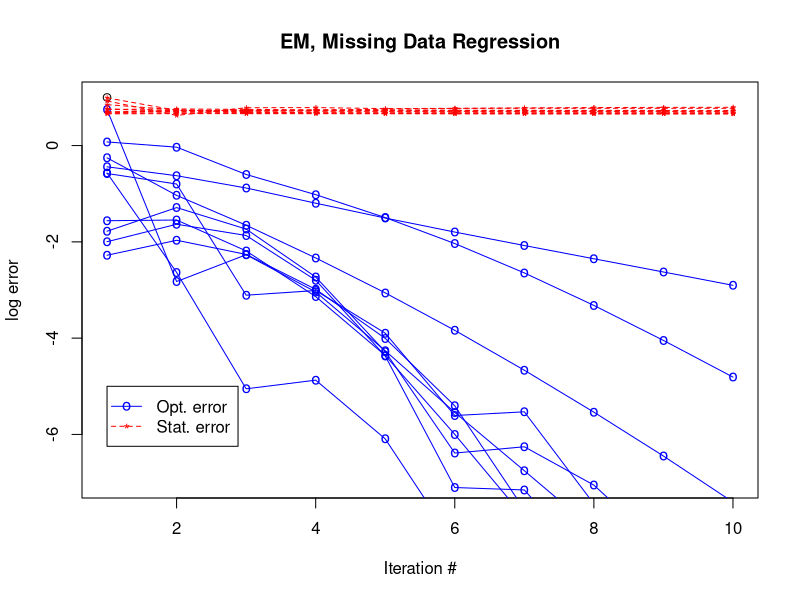

Here is the R script that generated this plot: (Note: a time limit stopped this script after it produced the figure.)

## function to run 10 times for a given theta.opt and sigma and given algorithm
r1 = function(c,sigma,datafunc,algofunc){
  data = datafunc(c,sigma)
  theta.opt = data$theta
  theta0=c()
  ## based on Fig3, the theta.opt_i - sqrt(c/10)<=theta0_i<=theta.opt_i + sqrt(c/10)
  dif = runif(1,c*sqrt(1/10)-0.5,c*sqrt(1/10)-0.5)
  for(i in 1:length(theta.opt)){
    p = sample(c(1,-1),1)
    value = theta.opt[i] + p*dif
    theta0 = append(theta0, value)
  } 
  norm(theta.opt,'2')
  norm(theta0,'2')
  norm((theta.opt-theta0),'2')
  # call the function
  mod=algofunc(data,theta0,sigma)
  theta.t = mod$theta.t
  theta.hat = mod$theta.hat
  end = length(theta.t)
  
  print(end)
  err.opt = c()
  err.stat = c()
  for(i in 1:end){
    theta = theta.t[[i]]
    e1=log(norm(theta.hat-theta,'2'))
    e2=log(norm(theta.opt-theta,'2'))
    #print(e1)
    #print(e2)
    err.opt=c(err.opt, e1)
    err.stat=c(err.stat, e2)
  }
  return(list(err.opt=err.opt,err.stat=err.stat))
}



## Linear Regression with Missing Covariates

LRMCdata<-function(c,sigma){
  n = 1000;k=2;d=10;sigma2 =sigma^2;p = 0.2
  y = matrix(0,nrow=n, ncol=1)
  gauss = rnorm(d)
  length = norm(gauss,'2')
  c=c
  theta.opt=c*gauss/length
  #print(norm(theta.opt,'2'))
  theta = matrix(1:(k*d),nrow=k,byrow = T)
  theta[1,] = theta.opt
  theta[2,] = -theta.opt
  pi = c(1,1)/k
  Z = sample(1:k,n,prob=pi,replace = T)
  X = matrix(0,nrow=n,ncol=d)
  y = matrix(0,nrow=n, ncol=1)
  for(i in 1:n){
    xi = rnorm(d,mean=0,sd=1)
    mask = sample(c(NA,1), prob=c(p, 1-p), replace=TRUE, size=d)
    X[i,] = xi*mask
    vi = rnorm(1, mean=0,sd=1)
    y[i,] = sum(X[i,]*theta[Z[i],], na.rm = TRUE) +vi
  }
  return(list(X=X,y=y,theta=theta.opt))
}

## EM for LRMC
EMLRMC<-function(data,theta0,sigma0,alpha=0.01,eta=0.0001){
  X=data$X
  y=data$y
  sigma20=sigma0^2
  n = nrow(X); d = ncol(X)
  theta.t = list()
  repeat({
    first.term=0
    second.term=0
    for(i in 1:n){
      xi=X[i,]
      yi=y[i,]
      NAindex <-which(is.na(xi))
      numNA = length(NAindex)
      
      if(numNA>0)
      {
        NonNAindex <- which(!is.na(xi))
        xi.obs=xi[NonNAindex]
        xi.mis=xi[NAindex]
        theta0.obs=theta0[NonNAindex]
        theta0.mis=theta0[NAindex]
        z.obs=c(xi.obs,yi)
        U.theta=cbind(-theta0.mis%*%t(theta0.obs),theta0.mis)*1/(norm(theta0.mis,type="2")^2+sigma20)
        u=c(U.theta%*%z.obs,xi.obs)
        p1=matrix(1, numNA, numNA)
        p2=U.theta%*%z.obs%*%t(xi.obs)
        p3=xi.obs%*%t(z.obs)%*%t(U.theta)
        p4=xi.obs%*%t(xi.obs)
        #conditional second moment matrix
        csmm=rbind(cbind(p1,p2),cbind(p3,p4))
        second.term=second.term+yi*u
        first.term=first.term+csmm
      }
      else
      { 
        second.term=second.term+yi*xi #d*1 vector
        first.term=first.term+xi%*%t(xi) #d*d matrix
      }
      
    }
    theta=solve(first.term)%*%second.term
    err = norm(theta - theta0,"2")
    theta.t[[length(theta.t)+1]] = theta
    theta0=theta
    #print(err)
    if(err<eta)
      break
  })
  return(list(theta.hat=theta,theta.t=theta.t))
}



## First-Order-EM for LRMC

FEMLRMC<-function(data,theta0,sigma0,alpha=0.01,eta=0.0001){
  X=data$X
  y=data$y
  sigma20=sigma0^2
  n = nrow(X); d = ncol(X)
  theta.t = list()
  repeat({
    gradient=0
    for(i in 1:n){
      xi=X[i,]
      yi=y[i,]
      NAindex <-which(is.na(xi))
      numNA = length(NAindex)
      if(numNA>0)
      {
        NonNAindex <- which(!is.na(xi))
        xi.obs=xi[NonNAindex]
        xi.mis=xi[NAindex]
        theta0.obs=theta0[NonNAindex]
        theta0.mis=theta0[NAindex]
        z.obs=c(xi.obs,yi)
        U.theta=cbind(-theta0.mis%*%t(theta0.obs),theta0.mis)*1/(norm(theta0.mis,type="2")^2+sigma20)
        u=c(U.theta%*%z.obs,xi.obs)
        p1=matrix(1, numNA, numNA)
        p2=U.theta%*%z.obs%*%t(xi.obs)
        p3=xi.obs%*%t(z.obs)%*%t(U.theta)
        p4=xi.obs%*%t(xi.obs)
        #conditional second moment matrix
        csmm=rbind(cbind(p1,p2),cbind(p3,p4))
        gradient=gradient+yi*u-csmm%*%theta0
      }
      else
      {
        gradient=gradient+yi*xi-xi%*%t(xi)%*%theta0
      }
      
    }
    update=1/n*gradient
    theta=theta0+alpha*update
    err = norm(theta - theta0,"2")
    theta.t[[length(theta.t)+1]] = theta
    theta0=theta
    #print(err)
    if(err<eta)
      break
  })
  return(list(theta.hat=theta,theta.t=theta.t))
}


## Fig8(a)
rs = lapply(rep(2,10), function(c){
  sigma = 1
  out=r1(c,sigma,LRMCdata,EMLRMC)
})

end = 0
for(i in 1:10){
  err.opt=rs[[i]]$err.opt
  end_ = length(err.opt)
  end = max(end,end_)
}

end=10
x = seq(1:end-1)
plot(x,xlab="Iteration #", ylab="log error",ylim=c(-7,1),
     main='EM, Missing Data Regression')

for(i in 1:10){
  err.opt=rs[[i]]$err.opt
  err.stat=rs[[i]]$err.stat
  end = length(err.opt)-1
  end=10
  x = seq(1:end)
  points(x, err.opt[1:end], col="blue", pch="o")
  lines(x, err.opt[1:end], col="blue", lty=1)
  points(x, err.stat[1:end], col="red", pch="*")
  lines(x, err.stat[1:end], col="red", lty=2)
}
legend(1,-5,legend=c("Opt. error","Stat. error"), col=c("blue","red"),
       pch=c("o","*"),lty=c(1,2), ncol=1)


## Fig8(b)
rs = lapply(rep(2,10), function(c){
  sigma = 1
  out=r1(c,sigma,LRMCdata,FEMLRMC)
})

end = 0
for(i in 1:10){
  err.opt=rs[[i]]$err.opt
  end_ = length(err.opt)
  end = max(end,end_)
}

end=500
x = seq(1:end+1)
plot(x,xlab="Iteration #", ylab="log error",ylim=c(-7.5,1),
     main='First-order EM, Missing Data Regression',cex=0.3,lwd=0.3)

for(i in 1:10){
  err.opt=rs[[i]]$err.opt
  err.stat=rs[[i]]$err.stat
  end = length(err.opt)-1
  end =500
  x = seq(1:end)
  points(x, err.opt[1:end], col="blue", pch="o",cex=0.3,lwd=0.3)
  lines(x, err.opt[1:end], col="blue", lty=1, cex=0.3,lwd=0.3)
  points(x, err.stat[1:end], col="red", pch="*",cex=0.3,lwd=0.3)
  lines(x, err.stat[1:end], col="red", lty=2,cex=0.3,lwd=0.3)
}
legend(1,-5,legend=c("Opt. error","Stat. error"), col=c("blue","red"),
       pch=c("o","*"),lty=c(1,2), ncol=1)










## fig6 suplement for missing data covariates
end = 0
rss = list()
snrs = c(0.5,0.75,1,1.8,2.5)
repnum=10
for(i in snrs){
  rs = lapply(rep(i,repnum), function(i){
    sigma = 1
    out=r1(i,sigma,LRMCdata,EMLRMC)
  })
  for(j in 1:repnum){
    err.opt=rs[[j]]$err.opt
    end_ = length(err.opt)
    end = max(end,end_)
  } 
  rss[[length(rss)+1]]=rs
}


#end=100
x = seq(1:end+1)
plot(x,xlab="Iteration #", ylab="log error",ylim=c(-10,1),
     main='EM, Mixture of Missing Data Regression',cex=0.3,lwd=0.3)

colors=c('red','blue','green','black','cyan')
for(j in 1:length(snrs)){
  rs=rss[[j]]
  color=colors[j]
  for(i in 1:repnum){
    err.opt=rs[[i]]$err.opt
 #   end=100
    end = length(err.opt)-1
    x = seq(1:end)
    points(x, err.opt[1:end], col=color, pch="o",cex=1,lwd=1)
    lines(x, err.opt[1:end], col=color, lty=1, cex=1,lwd=1)
  }
}
legend(20,-2,legend=snrs, col=colors,
       pch=rep("o",5),lty=rep(1,5), ncol=1)



## fig6 suplement for missing data covariates
end = 0
rss = list()
snrs = c(0.5,0.75,1,1.8,2.5)
repnum=10
for(i in snrs){
  rs = lapply(rep(i,repnum), function(i){
    sigma = 1
    out=r1(i,sigma,LRMCdata,FEMLRMC)
  })
  for(j in 1:repnum){
    err.opt=rs[[j]]$err.opt
    end_ = length(err.opt)
    end = max(end,end_)
  } 
  rss[[length(rss)+1]]=rs
}

#end=100
x = seq(1:end+1)
plot(x,xlab="Iteration #", ylab="log error",ylim=c(-10,1),
     main='First-Order-EM, Mixture of Missing Data Regression',cex=0.3,lwd=0.3)

colors=c('red','blue','green','black','cyan')
for(j in 1:length(snrs)){
  rs=rss[[j]]
  color=colors[j]
  for(i in 1:repnum){
    err.opt=rs[[i]]$err.opt
    #   end=100
    end = length(err.opt)-1
    x = seq(1:end)
    points(x, err.opt[1:end], col=color, pch="o",cex=1,lwd=1)
    lines(x, err.opt[1:end], col=color, lty=1, cex=1,lwd=1)
  }
}
legend(90,-2,legend=snrs, col=colors,
       pch=rep("o",5),lty=rep(1,5), ncol=1)

## Figure3 
sigma=1
d=10
theta0 = matrix(runif(d),nrow=d,ncol=1)

rs3 = sapply(c(1,1.5,2,2.5,3,3.5,4), function(a){
  sigma=1
  data=LRMCdata(a,sigma)
  theta.opt=data$theta
  #print(theta.opt)
  mod=EMLRMC(data,theta0,sigma)
  theta=mod$theta
  r=norm(theta.opt-theta,'2')
  #print(norm(theta0-theta,'2'))
  print(r)
  r
})




## GMM Data Generation
GMMdata<-function(c,sigma){
  # c decide the norm of the theta.opt
  n = 1000;k=2;d=10;sigma2 = sigma^2;
  gauss = rnorm(d)
  length = norm(gauss,'2')
  c=c
  ## construct the theta star that length is c
  theta.opt=c*gauss/length
  
  theta = matrix(1:(k*d),nrow=k,byrow = T)
  theta[1,] = theta.opt
  theta[2,] = -theta.opt
  pi = c(1,1)/k
  Z = sample(1:k,n,prob=pi,replace = T)
  X = matrix(0,nrow=n,ncol=d)
  for(i in 1:n){
    X[i,] = rnorm(d,mean=theta[Z[i],],sd=sqrt(sigma2))
  }
  return(list(X=X,theta=theta.opt))
}


## EM-Algorithm for GMM
#X: the data matrix, n X d. n is the number of observations, d is the dimension of features.
#eta: the tolerance of difference of the theta values.  
EMGMM<-function(data,theta0,sigma0,alpha=0.01,eta=0.00001){
  X=data$X
  sigma20=sigma0^2
  n = nrow(X); d = ncol(X)
  theta.t = list()
  repeat({
    first.term=0
    second.term=0
    for(i in 1:n){
      xi=X[i,]
      w.n=exp(-norm(theta0-xi,"2")^2/(2*sigma20))
      w.p=exp(-norm(theta0+xi,"2")^2/(2*sigma20))
      w=w.n*(w.n+w.p)^(-1)
      first.term=first.term+w*xi
      second.term=second.term+xi
    }
    theta=2/n*first.term-1/n*second.term
    err = norm(theta - theta0,"2")
    theta.t[[length(theta.t)+1]] = theta
    theta0=theta
    #print(err)
    if(err<eta)
      break
  })
  return(list(theta.hat=theta,theta.t=theta.t))
}


## First-Order EM-Algorithm for GMM
FEMGMM<-function(data,theta0,sigma0,alpha=0.01,eta=0.0001){
  X=data$X
  sigma20=sigma0^2
  n = nrow(X); d = ncol(X)
  theta.t = list()
  repeat({
    gradient=0
    for(i in 1:n){
      xi=X[i,]
      w.n=exp(-norm(theta0-xi,"2")^2/(2*sigma20))
      w.p=exp(-norm(theta0+xi,"2")^2/(2*sigma20))
      w=w.n*(w.n+w.p)^(-1)
      gradient=gradient+(2*w-1)*xi
    }
    update=1/n*gradient-theta0
    theta=theta0+alpha*update
    err = norm(theta - theta0,"2")
    theta.t[[length(theta.t)+1]] = theta
    theta0=theta
    #print(err)
    if(err<eta)
      break
  })
  return(list(theta.hat=theta,theta.t=theta.t))
}


## Fig5(a)
rs = lapply(rep(2,10), function(c){
  sigma = 1
  out=r1(c,sigma,GMMdata,EMGMM)
})

end = 0
for(i in 1:10){
  err.opt=rs[[i]]$err.opt
  end_ = length(err.opt)
  end = max(end,end_)
}

x = seq(1:end-1)
plot(x,xlab="Iteration #", ylab="log error",ylim=c(-8,1),
     main='EM, Mixture of Gaussian',cex=1,lwd=1)

for(i in 1:10){
  err.opt=rs[[i]]$err.opt
  err.stat=rs[[i]]$err.stat
  end = length(err.opt)-1
  x = seq(1:end)
  points(x, err.opt[1:end], col="blue", pch="o",cex=1,lwd=1)
  lines(x, err.opt[1:end], col="blue", lty=1, cex=1,lwd=1)
  points(x, err.stat[1:end], col="red", pch="*",cex=1,lwd=1)
  lines(x, err.stat[1:end], col="red", lty=2,cex=1,lwd=1)
}
legend(1,-6,legend=c("Opt. error","Stat. error"), col=c("blue","red"),
       pch=c("o","*"),lty=c(1,2), ncol=1)


## Fig 5(b)
rs = lapply(rep(2,10), function(c){
  sigma = 1
  out=r1(c,sigma,GMMdata,FEMGMM)
})

end = 0
for(i in 1:10){
  err.opt=rs[[i]]$err.opt
  end_ = length(err.opt)
  end = max(end,end_)
}

end=500
x = seq(1:end-1)
plot(x,xlab="Iteration #", ylab="log error",ylim=c(-6,1),
     main='First-order EM, Mixture of Gaussian',cex=0.3,lwd=0.3)

for(i in 1:10){
  err.opt=rs[[i]]$err.opt
  err.stat=rs[[i]]$err.stat
  end = length(err.opt)-1
  end=500
  x = seq(1:end)
  points(x, err.opt[1:end], col="blue", pch="o",cex=0.3,lwd=0.3)
  lines(x, err.opt[1:end], col="blue", lty=1, cex=0.3,lwd=0.3)
  points(x, err.stat[1:end], col="red", pch="*",cex=0.3,lwd=0.3)
  lines(x, err.stat[1:end], col="red", lty=2,cex=0.3,lwd=0.3)
}
legend(1,-4,legend=c("Opt. error","Stat. error"), col=c("blue","red"),
       pch=c("o","*"),lty=c(1,2), ncol=1)


## Fig6
end = 0
rss = list()
snrs = c(0.5,0.75,1,1.8,2.5)
repnum=10
for(i in snrs){
  rs = lapply(rep(i,repnum), function(i){
    sigma = 1
    out=r1(i,sigma,GMMdata,EMGMM)
  })
  for(j in 1:repnum){
    err.opt=rs[[j]]$err.opt
    end_ = length(err.opt)
    end = max(end,end_)
  } 
  rss[[length(rss)+1]]=rs
}


x = seq(1:end+1)
plot(x,xlab="Iteration #", ylab="log error",ylim=c(-10,1),
     main='EM, Mixture of Gaussian',cex=0.3,lwd=0.3)

colors=c('red','blue','green','black','cyan')
for(j in 1:length(snrs)){
  rs=rss[[j]]
  color=colors[j]
  for(i in 1:repnum){
    err.opt=rs[[i]]$err.opt
    end = length(err.opt)-1
    x = seq(1:end)
    points(x, err.opt[1:end], col=color, pch="o",cex=1,lwd=1)
    lines(x, err.opt[1:end], col=color, lty=1, cex=1,lwd=1)
  }
}
legend(70,-2,legend=snrs, col=colors,
       pch=rep("o",5),lty=rep(1,5), ncol=1)





end = 0
rss = list()
snrs = c(0.5,0.75,1,1.8,2.5)
repnum=10
for(i in snrs){
  rs = lapply(rep(i,repnum), function(i){
    sigma = 1
    out=r1(i,sigma,GMMdata,FEMGMM)
  })
  for(j in 1:repnum){
    err.opt=rs[[j]]$err.opt
    end_ = length(err.opt)
    end = max(end,end_)
  } 
  rss[[length(rss)+1]]=rs
}


x = seq(1:end+1)
plot(x,xlab="Iteration #", ylab="log error",ylim=c(-10,1),
     main='First-Order-EM, Mixture of Gaussian',cex=0.3,lwd=0.3)

colors=c('red','blue','green','black','cyan')
for(j in 1:length(snrs)){
  rs=rss[[j]]
  color=colors[j]
  for(i in 1:repnum){
    err.opt=rs[[i]]$err.opt
    end = length(err.opt)-1
    x = seq(1:end)
    points(x, err.opt[1:end], col=color, pch="o",cex=1,lwd=1)
    lines(x, err.opt[1:end], col=color, lty=1, cex=1,lwd=1)
  }
}
legend(70,-2,legend=snrs, col=colors,
       pch=rep("o",5),lty=rep(1,5), ncol=1)






#Figure3
sigma2=1
d=10
theta0=runif(d)
rs = sapply(c(1,1.5,2,2.5,3,3.5,4), function(a){
  X=GMMdata(a)
  theta.opt=X$theta
  #print(theta.opt)
  mod=EMGMM(X,theta0,sigma2)
  theta.hat=mod$theta.hat
  r=norm(theta.opt-theta.hat,'2')
  r
  print(r)
})

print(rs)





## Mixture of regression data

MRdata<-function(c,sigma){
  sigma2 = sigma^2
  n = 1000;k=2;d=10;sigma2 = 1;
  gauss = rnorm(d)
  length = norm(gauss,'2')
  c=c
  theta.opt=c*gauss/length
  theta = matrix(1:(k*d),nrow=k,byrow = T)
  theta[1,] = theta.opt
  theta[2,] = -theta.opt
  pi = c(1,1)/k
  Z = sample(1:k,n,prob=pi,replace = T)
  X = matrix(0,nrow=n,ncol=d)
  y = matrix(0,nrow=n, ncol=1)
  for(i in 1:n){
    xi = rnorm(d,mean=0,sd=1)
    vi = rnorm(1, mean=0,sd=1)
    X[i,] = xi
    y[i,] = xi%*%theta[Z[i],]+vi
  }
  return(list(X=X,y=y,theta=theta.opt))
}


##  EM for Mixture of Regressions
EMMR<-function(data,theta0,sigma0,alpha=0.01,eta=0.0001){
  X=data$X
  y=data$y
  sigma20=sigma0^2
  n = nrow(X); d = ncol(X)
  theta.t=list()
  repeat({
    first.term=0
    second.term=0
    for(i in 1:n){
      xi=X[i,]
      yi=y[i,]
      w.n=exp(-(yi-xi%*%theta0)^2/(2*sigma20))
      w.p=exp(-(yi+xi%*%theta0)^2/(2*sigma20))
      w=w.n*(w.n+w.p)^(-1)
      first.term=first.term+xi%*%t(xi)
      second.term=second.term+(2*w-1)*yi*xi
    }
    theta=solve(first.term)%*%second.term
    err = norm(theta - theta0,"2")
    theta.t[[length(theta.t)+1]] = theta
    theta0=theta
    #print(err)
    if(err<eta)
      break
  })
  return(list(theta.hat=theta,theta.t=theta.t))
}


## first-order EM for Mixture of Regressions
FEMMR<-function(data,theta0,sigma0,alpha=0.01,eta=0.0001){
  X=data$X
  y=data$y
  sigma20=sigma0^2
  n = nrow(X); d = ncol(X)
  theta.t=list()
  repeat({
    gradient=0
    for(i in 1:n){
      xi=X[i,]
      yi=y[i,]
      w.n=exp(-(yi-xi%*%theta0)^2/(2*sigma20))
      w.p=exp(-(yi+xi%*%theta0)^2/(2*sigma20))
      w=w.n/(w.n+w.p)
      gradient=gradient+(2*w-1)*yi*xi-xi%*%t(xi)%*%theta0
    }
    update=1/n*gradient
    theta=theta0+alpha*update
    err = norm(theta - theta0,"2")
    theta.t[[length(theta.t)+1]] = theta
    theta0=theta
    #print(err)
    if(err<eta)
      break
  })
  return(list(theta.hat=theta,theta.t=theta.t))
}



## Fig7(a)
## based on the theorem, the theta.opt_i - sqrt(c/10)<=theta0_i<=theta.opt_i + sqrt(c/10)
rs = lapply(rep(2,10), function(c){
  sigma = 1
  out=r1(c,sigma,MRdata,EMMR)
})

end = 0
for(i in 1:10){
  err.opt=rs[[i]]$err.opt
  end_ = length(err.opt)
  end = max(end,end_)
}


x = seq(1:end-1)
plot(x,xlab="Iteration #", ylab="log error",ylim=c(-8,1),
     main='EM, Mixture of Regression',cex=1,lwd=1)

for(i in 1:10){
  err.opt=rs[[i]]$err.opt
  err.stat=rs[[i]]$err.stat
  end = length(err.opt)-1
  x = seq(1:end)
  points(x, err.opt[1:end], col="blue", pch="o",cex=1,lwd=1)
  lines(x, err.opt[1:end], col="blue", lty=1, cex=1,lwd=1)
  points(x, err.stat[1:end], col="red", pch="*",cex=1,lwd=1)
  lines(x, err.stat[1:end], col="red", lty=2,cex=1,lwd=1)
}
legend(1,-6,legend=c("Opt. error","Stat. error"), col=c("blue","red"),
       pch=c("o","*"),lty=c(1,2), ncol=1)


## Fig 7(b)
rs = lapply(rep(2,10), function(c){
  sigma = 1
  out=r1(c,sigma,MRdata,FEMMR)
})

end = 0
for(i in 1:10){
  err.opt=rs[[i]]$err.opt
  end_ = length(err.opt)
  end = max(end,end_)
}

end=400
x = seq(1:end-1)
plot(x,xlab="Iteration #", ylab="log error",ylim=c(-8,1),
     main='First-order EM, Mixture of Regression',cex=0.3,lwd=0.3)

for(i in 1:10){
  err.opt=rs[[i]]$err.opt
  err.stat=rs[[i]]$err.stat
  end = length(err.opt)-1
  end=400
  x = seq(1:end)
  points(x, err.opt[1:end], col="blue", pch="o",cex=0.3,lwd=0.3)
  lines(x, err.opt[1:end], col="blue", lty=1, cex=0.3,lwd=0.3)
  points(x, err.stat[1:end], col="red", pch="*",cex=0.3,lwd=0.3)
  lines(x, err.stat[1:end], col="red", lty=2,cex=0.3,lwd=0.3)
}
legend(1,-6,legend=c("Opt. error","Stat. error"), col=c("blue","red"),
       pch=c("o","*"),lty=c(1,2), ncol=1)




## fig6 suplement for regression
end = 0
rss = list()
snrs = c(0.5,0.75,1,1.8,2.5)
repnum=10
for(i in snrs){
  rs = lapply(rep(i,repnum), function(i){
    sigma = 1
    out=r1(i,sigma,MRdata,EMMR)
  })
  for(j in 1:repnum){
    err.opt=rs[[j]]$err.opt
    end_ = length(err.opt)
    end = max(end,end_)
  } 
  rss[[length(rss)+1]]=rs
}

end=2118
x = seq(1:end+1)
plot(x,xlab="Iteration #", ylab="log error",ylim=c(-10,1),
     main='First-Order-EM, Mixture of Regression',cex=0.3,lwd=0.3)

colors=c('red','blue','green','black','cyan')
for(j in 1:length(snrs)){
  rs=rss[[j]]
  color=colors[j]
  for(i in 1:repnum){
    err.opt=rs[[i]]$err.opt
    end=100
    end = length(err.opt)-1
    x = seq(1:end)
    points(x, err.opt[1:end], col=color, pch="o",cex=1,lwd=1)
    lines(x, err.opt[1:end], col=color, lty=1, cex=1,lwd=1)
  }
}


legend(0,-6,legend=snrs, col=colors,
       pch=rep("o",5),lty=rep(1,5), ncol=1)


### fig6 first order em
end = 0
rss = list()
snrs = c(0.5,0.75,1,1.8,2.5)
repnum=10
for(i in snrs){
  rs = lapply(rep(i,repnum), function(i){
    sigma = 1
    out=r1(i,sigma,MRdata,FEMMR)
  })
  for(j in 1:repnum){
    err.opt=rs[[j]]$err.opt
    end_ = length(err.opt)
    end = max(end,end_)
  } 
  rss[[length(rss)+1]]=rs
}

end=100
x = seq(1:end+1)
plot(x,xlab="Iteration #", ylab="log error",ylim=c(-10,1),
     main='First-Order-EM, Mixture of Regression',cex=0.3,lwd=0.3)

colors=c('red','blue','green','black','cyan')
for(j in 1:length(snrs)){
  rs=rss[[j]]
  color=colors[j]
  for(i in 1:repnum){
    err.opt=rs[[i]]$err.opt
    end=100
    end = length(err.opt)-1
    x = seq(1:end)
    points(x, err.opt[1:end], col=color, pch="o",cex=1,lwd=1)
    lines(x, err.opt[1:end], col=color, lty=1, cex=1,lwd=1)
  }
}
legend(90,-2,legend=snrs, col=colors,
       pch=rep("o",5),lty=rep(1,5), ncol=1)




#Fig3

res=list()
delta=list()
delta[[1]]=c(1,1.5,2,2.5,3,3.5,4)-1
delta[[2]]=c(1,1.5,2,2.5,3,3.5,4)+0.5
theta_norm = c(1,1.5,2,2.5,3,3.5,4)
for(j in 1:length(delta)){
  delta_j = delta[[j]]
  rs = 
    mapply(function(c,e)
    {
    
    sigma=1
    
    data=MRdata(c,sigma)
    theta.opt=data$theta
    print('theta norm')
    print(norm(theta.opt,'2'))

    dif = e*sqrt(1/10)
    for(i in 1:length(theta.opt)){
      p = sample(c(1,-1),1)
      value = theta.opt[i] + p*dif
      theta0 = c(theta0, value)
    } 
    
    norm(theta0,'2')
    print('difference')
    print(norm((theta.opt-theta0),'2'))
    Sys.sleep(1)
    #print(theta.opt)
    mod=FEMMR(data,theta0,sigma)
    theta.hat=mod$theta.hat
    r=norm(theta.opt-theta.hat,'2')
    
    r
    print('error')
    print(r)
  }, theta_norm, delta_j)
  
  
  res[[length(res)+1]]=rs
}

res1=res[[1]]
res2=res[[2]]

value=c()## is 3*7 vector
for(i in 1:length(theta_norm)){
  value=c(value,res1[[i]],res2[[i]])
}
theta_norm_label=c(rep("1", 2), rep("1.5", 2),rep("2", 2),rep("2.5", 2),rep("3", 2),rep("3.5", 2),rep("4", 2))
delta_label=rep(c("equal" , "over") , 7)

data <- data.frame(theta_norm_label,delta_label,value)
library("ggplot2")
# Grouped
ggplot(data, aes(fill=delta_label, y=value, x=theta_norm_label)) + 
  geom_bar(position="dodge", stat="identity")
